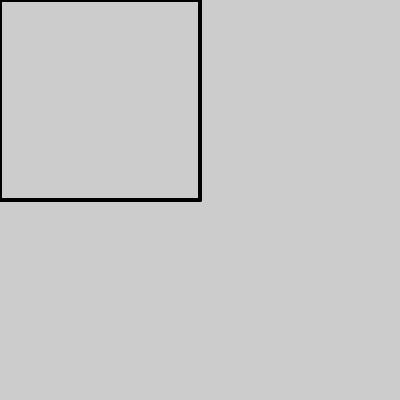
Frame 1 (no input)
Frame 60 (no input): identical to frame 1, image omitted
Frame 120 (the mouse pressed at the canvas centre since frame 60): blank canvas, image omitted

The p5.js sketch that drew this single still picture (run headless with seeded random() and noise() and a simulated clock; from frame 60 on, the mouse is pressed at the canvas centre):

// p5.js sketch
// ── sketch.js
var startX = 200;
var startY = 200;

function setup() {
  createCanvas(400, 400);
  strokeWeight(4);
}

function draw() {
  background(204);
  stroke(0);
  strokeWeight(2);
  //draw horizontal lines on bottom half of the screen
  for (i = startX; i < mouseY; i = i + 8) {
    line(startY, i, mouseX, i);
  }
  //draw vertical lines on the right side of the screen
  for (i = startY; i < mouseX; i = i + 8) {
    line(i, startY, i, mouseY);
  }

  //draw classic selection box from start point to cursor
  strokeWeight(4);
  line(startX, mouseY, mouseX, mouseY);
  line(mouseX, startY, mouseX, mouseY);
  line(startX, startY, startX, mouseY);
  line(startX, startY, mouseX, startY);
}
